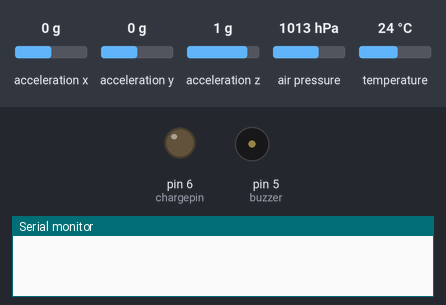
Recording of a sketch running on a simulated Arduino Uno, built for the host (arithmetic inside an expression is 32-bit, double 64-bit). Shown: output pins drawn as LEDs (lit = HIGH), buzzer (waves = sounding), the last lines printed to the serial monitor. The inputs (shaded band) are chosen by the test bench; at power-on: air pressure 1013 hPa, acceleration x 0 g, acceleration y 0 g, acceleration z 1 g, temperature 24 °C. Storage starts empty.

Above: at 6.4 s.
6.5 s: air pressure set to 952 hPa
At 8.4 s:
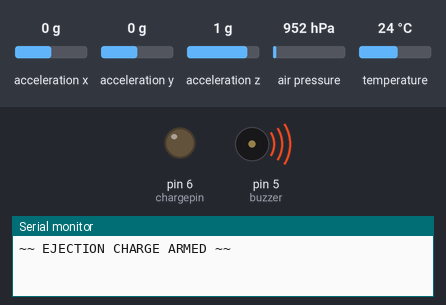
Timing chart, 0 to 15.5 s (numbered marks = the images above; inputs shaded):
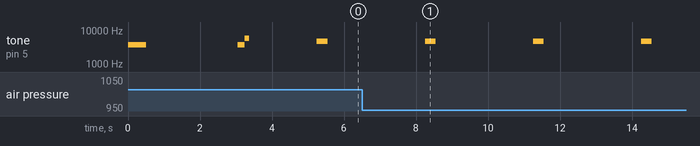

The sketch:

Data_logger_V2.1.ino
```cpp
//Libraries. This flight computer uses a BMP280 and ADXL345 over I2C and an SD reader over SPI.
#include <Adafruit_BMP280.h>
#include <SD.h>
#include <Wire.h>
#include <Adafruit_ADXL345_U.h>
#include <SPI.h>

//Define some things that never change. Like war... war... never changes...
#define chargepin 6
#define buzzer 5
#define buzztime 3000
#define flushtime 10000
#define armcheck 50 //<--this is the minimum height the deployment charge can go off. change this for whatever needed.


//Variables. I've been sloppy with this bit tbh.
float temp, pres, alti, bmpcal1, bmpcal2, bmpcal3, altioffset, corectedalt, checkalti, accelx, accely, accelz;
float alticheck = 0;
int deploycount = 0;
long buzzclock, flushclock;
unsigned long timer;
bool armed = false;

//BMP, ADXL and SD things - IDK how these work please dont ask.
Adafruit_BMP280 bmp;
Adafruit_ADXL345_Unified accel = Adafruit_ADXL345_Unified();
File logfile;

void setup() {
//Initial probably annoying after a while long beep to indicate logger has turned on.
//thankfully these don't work if you haven't even soldered a buzzer to the board anyway lol.
  pinMode(buzzer, OUTPUT);
  tone(buzzer, 3700, 500);
  delay(1000);

//Set up initial values for some variables. don't know if this actually needs to be done
//but I compare the top two before giving them values and I don't know if comparing to a null value breaks shit or not.

  pinMode (chargepin, OUTPUT);
//Initialisation of serial port, BMP sensor and SD card - IDK how this while thing works either but I'll figure it out I guess
  Serial.begin(9600);
  bmp.begin(0x76); //<--I2C address is needed here otherwise altimeter just spits out garbage.
  accel.begin();
  accel.setRange(ADXL345_RANGE_16_G);
  delay(1000);

//Hit the brakes if there's no SD card in the reader, create log.txt to write to if there isn't one already
  if (SD.begin(10)){
     logfile = SD.open("log.txt", FILE_WRITE);
     logfile.println();
     logfile.println("~~ NEW FLIGHT ~~");
     logfile.println();
  }
  if (!SD.begin(10)) {
     Serial.println("SD card initialisation failed");
     while (1);
  }

//Figure out an offest for height above ground
  Wire.begin();
  bmpcal1 = bmp.readAltitude();
  delay(500);
  bmpcal2 = bmp.readAltitude();
  delay(500);
  bmpcal3 = bmp.readAltitude();
  altioffset = ((bmpcal1 + bmpcal2 + bmpcal3) / 3);
  Wire.endTransmission();

//Double beep to indicate setup has run. Good, more beeps.
  tone(buzzer, 3700, 220);
  delay(200);
  tone(buzzer, 5700, 120);
  delay(2000);
}

void readbmp (void) {
//Read stuff from the BMP sensor, store it in variables
  Wire.begin();
  temp = bmp.readTemperature();
  pres = bmp.readPressure() / 100.0;
  alti = bmp.readAltitude();
  corectedalt = alti - altioffset;
  Wire.endTransmission();
}

void readadxl (void) {
//Read stuff from the accelerometer, store it in variables
  Wire.begin();
  sensors_event_t event;
  accel.getEvent(&event);
  accelx = event.acceleration.x - 0.143;
  accely = event.acceleration.y + 0.776;
  accelz = event.acceleration.z + 0.969;
  Wire.endTransmission();
}

void arming (void) {
//Run arming check. Altitude above ground must be above armcheck before the deployment check runs.
  if (armed){
     deployment();
     }
  else {
       if (corectedalt > armcheck) {
          armed = true;
          logfile.println("~~ EJECTION CHARGE ARMED ~~");
          Serial.println("~~ EJECTION CHARGE ARMED ~~");
          }
       }
}

void deployment (void) {
//Run the deployment checks and fire deployment charge if condition is met
//(5 consecutive reductions in altitude to indicate rocket has passed apogee and is starting to descend).
//Turns off deployment charge for safety if altitude falls below armcheck.

//****     this section of code is can't be tested without a flight,****
//****     so no deployment charge hooked up for initial flight.    ****
//****     Prints to serial and logfile instead.                    ****

  if (corectedalt < alticheck) {
     deploycount = deploycount + 1;
     alticheck = corectedalt;
     }
  else {
       deploycount = 0;
       alticheck = corectedalt;
       }
  if (deploycount > 3) {
     digitalWrite(chargepin, HIGH);
     logfile.println("~~ EJECTION CHARGE FIRED ~~");
//     Serial.println("~~ EJECTION CHARGE FIRED ~~");
     }
  if (corectedalt < armcheck) {
     armed = false;
     deploycount = 0;
     digitalWrite(chargepin, LOW);
     logfile.println("~~ EJECTION CHARGE TURNED OFF ~~");
//     Serial.println("~~ EJECTION CHARGE TURNED OFF ~~");
     }
}

//void debugging (void) {
//Only needed if plugged in to PC for debugging. Comment it out if all working fine.
//  #define COMMA Serial.print(",");
//  Serial.print(millis()); COMMA;
//  Serial.print(temp); COMMA;
//  Serial.print(pres); COMMA;
//  Serial.print(alti); COMMA;
//  Serial.print(corectedalt); COMMA;
//  Serial.print(accelx); COMMA;
//  Serial.print(accely); COMMA;
//  Serial.print(accelz);
//  Serial.println();
//}

void loop() {
//what's the time mister wolf?
  timer = millis();

//do the thing with the beep
  if  (timer - buzzclock >= buzztime) {
      tone(buzzer, 4700, 300);
      buzzclock = timer;
      }

//run through all the reads and checks
  readbmp();
  readadxl();
  arming();
//  debugging(); //<-- comment out if debugging not needed

//Log the stuff to the file. Keep doing this until I say so. No, we're not having pizza for lunch.
  #define COMMA logfile.print(",");
  logfile.print(timer); COMMA;
  logfile.print(temp); COMMA;
  logfile.print(pres); COMMA;
  logfile.print(alti); COMMA;
  logfile.print(corectedalt); COMMA;
  logfile.print(accelx); COMMA;
  logfile.print(accely); COMMA;
  logfile.print(accelz); COMMA;
  logfile.println();

//WHICH ONE OF YAS DIDNE FLUSH THE TOILET WHEN THEY DONE A SHHHIT?! WELL IT WAS ONE OF YAS!!
//required ti write to the text file properly. Doesn't write anything if it's not included for some reason.
   if ((timer - flushclock >= flushtime))
      {
       logfile.flush();
       flushclock = timer;
      }
}
```

Measured:
- by itself, tone on pin 5 (buzzer): alternates 4700 Hz for 0.30 s and silent for 2.7 s
